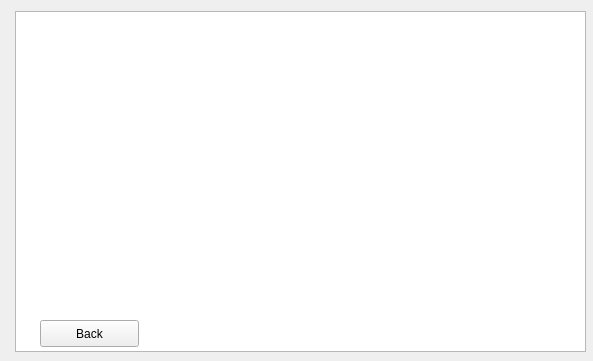
<?xml version="1.0" encoding="UTF-8"?>
<ui version="4.0">
 <class>ShowBorrowedBook</class>
 <widget class="QWidget" name="ShowBorrowedBook">
  <property name="geometry">
   <rect>
    <x>0</x>
    <y>0</y>
    <width>593</width>
    <height>361</height>
   </rect>
  </property>
  <property name="windowTitle">
   <string>Form</string>
  </property>
  <widget class="QListView" name="listView">
   <property name="geometry">
    <rect>
     <x>15</x>
     <y>11</y>
     <width>571</width>
     <height>341</height>
    </rect>
   </property>
  </widget>
  <widget class="QPushButton" name="pushButton">
   <property name="geometry">
    <rect>
     <x>40</x>
     <y>320</y>
     <width>99</width>
     <height>27</height>
    </rect>
   </property>
   <property name="text">
    <string>Back</string>
   </property>
  </widget>
 </widget>
 <resources/>
 <connections/>
</ui>
